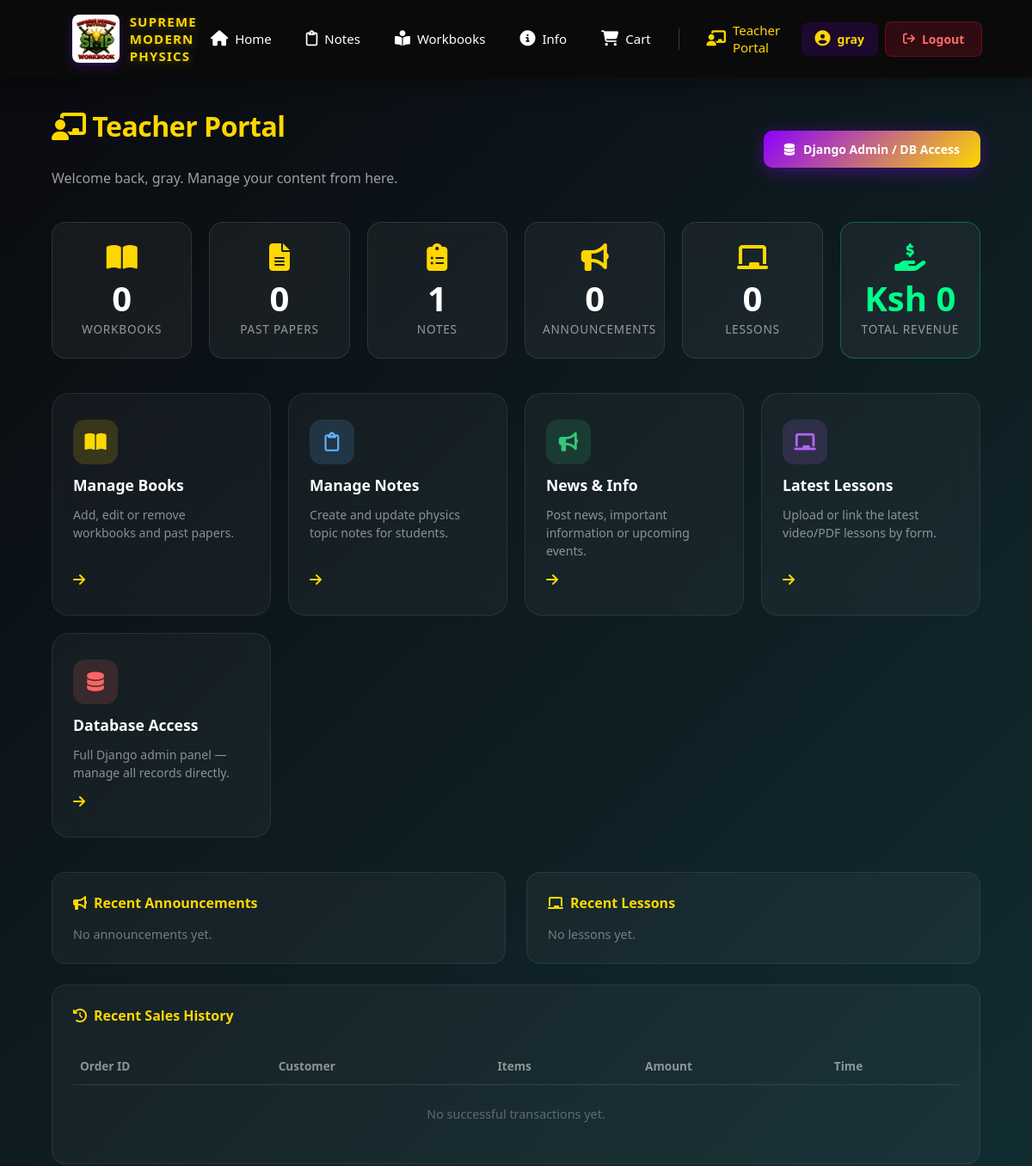
The page /teacher/ (signed in, upper part) on the database as committed earlier.
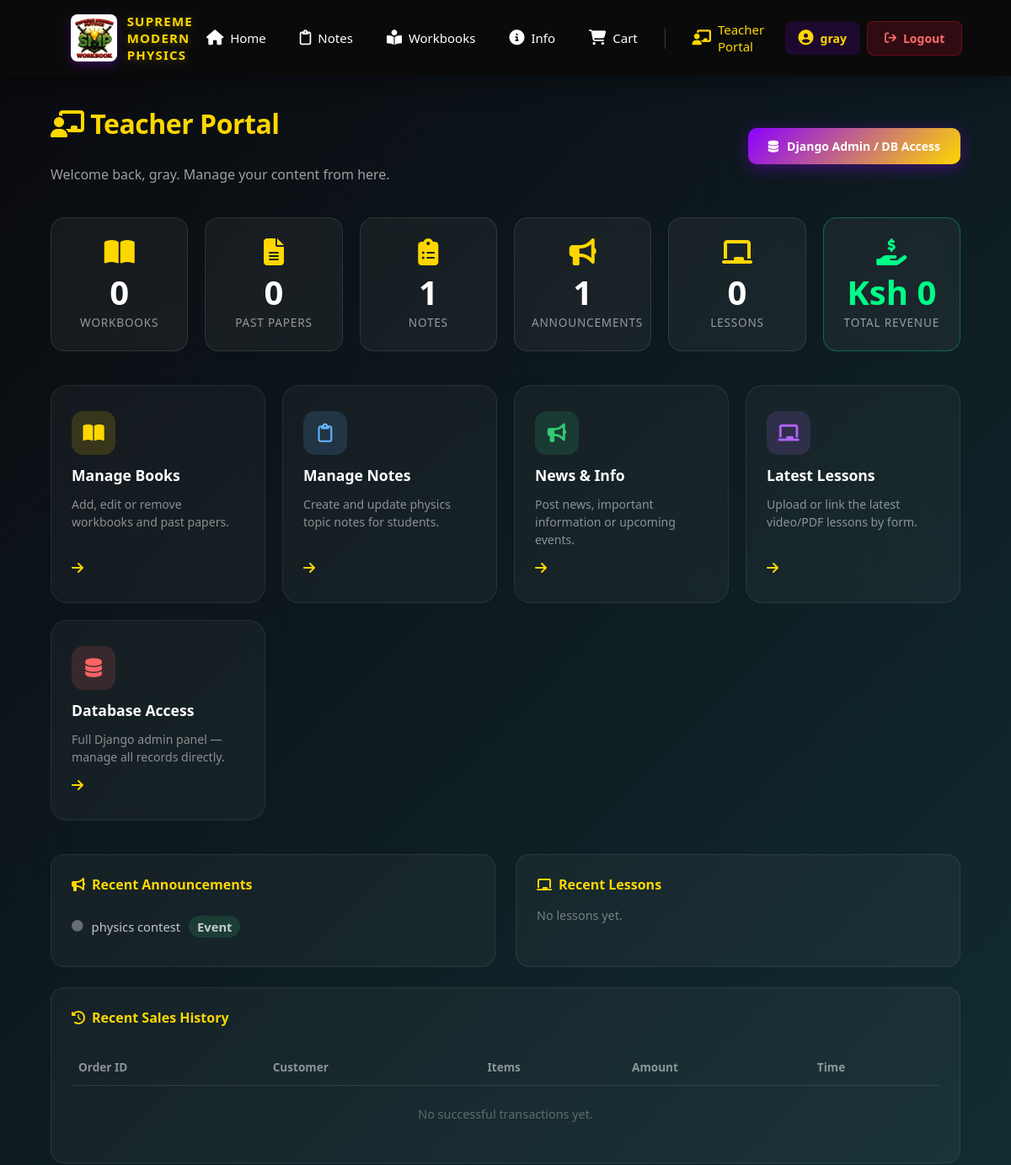
The same page on the database as committed later.
### teacher/models.py (models this page shows, shortened)
class Announcement(models.Model):
    CATEGORY_CHOICES = [
        ('news', 'News'),
        ('info', 'Info'),
        ('event', 'Event'),
    ]
    title = models.CharField(max_length=200)
    category = models.CharField(max_length=20, choices=CATEGORY_CHOICES, default='news')
    body = models.TextField()
    is_published = models.BooleanField(default=True)
    author = models.ForeignKey(User, on_delete=models.SET_NULL, null=True, blank=True)
    created_at = models.DateTimeField(auto_now_add=True)
    updated_at = models.DateTimeField(auto_now=True)
    class Meta:
        ordering = ['-created_at']

### teacher/views.py (the view)
# urls.py: path('', views.dashboard, name='dashboard'),
@login_required(login_url='accounts:login')
@user_passes_test(is_teacher_or_admin, login_url='accounts:login')
def dashboard(request):
    total_revenue = Order.objects.filter(status='completed').aggregate(Sum('total_amount'))['total_amount__sum'] or 0
    recent_transactions = Order.objects.filter(status='completed').order_by('-created_at')[:10]
    context = {
        'total_books': Resource.objects.filter(resource_type='workbook').count(),
        'total_past_papers': Resource.objects.filter(resource_type='past_paper').count(),
        'total_notes': Note.objects.count(),
        'total_announcements': Announcement.objects.count(),
        'total_lessons': Lesson.objects.count(),
        'total_revenue': total_revenue,
        'recent_announcements': Announcement.objects.all()[:5],
        'recent_lessons': Lesson.objects.all()[:5],
        'recent_transactions': recent_transactions,
    }
    return render(request, 'teacher/dashboard.html', context)

### teacher/views.py (called while the page is built)
def is_teacher_or_admin(user):
    return user.is_authenticated and user.is_superuser

### teacher/templates/teacher/dashboard.html (shortened to what the changed rows need)
{% extends 'base.html' %}
{% load static %}
{% block content %}
<div class="portal-wrapper">
    <div class="portal-header">
        <div>
            <h1><i class="fas fa-chalkboard-teacher"></i> Teacher Portal</h1>
        </div>
    </div>
    <div class="stats-row">
        <div class="stat-card glass-card animate-up delay-3">
            <i class="fas fa-bullhorn"></i>
            <div class="stat-number">{{ total_announcements }}</div>
            <div class="stat-label">Announcements</div>
        </div>
    </div>
    <div class="recent-section">
        <div class="recent-card animate-up delay-4">
            <h4><i class="fas fa-bullhorn"></i> Recent Announcements</h4>
            {% for ann in recent_announcements %}
            <div class="recent-item">
                <i class="fas fa-circle"></i>
                <span>{{ ann.title }}</span>
                <span class="badge-tag badge-{{ ann.category }}">{{ ann.get_category_display }}</span>
            </div>
            {% empty %}
            <p style="color:rgba(255,255,255,0.4);font-size:0.9rem;">No announcements yet.</p>
            {% endfor %}
        </div>
    </div>
    <div class="recent-card animate-up delay-5" style="margin-top: 24px;">
        <div style="overflow-x: auto;">
            <table style="width: 100%; border-collapse: collapse; margin-top: 10px;">
                <thead>
                    <tr style="text-align: left; color: rgba(255,255,255,0.5); font-size: 0.85rem; border-bottom: 1px solid rgba(255,255,255,0.1);">
                        <th style="padding: 12px 8px;">Order ID</th>
                        <th style="padding: 12px 8px;">Customer</th>
                        <th style="padding: 12px 8px;">Items</th>
                        <th style="padding: 12px 8px;">Amount</th>
                        <th style="padding: 12px 8px;">Time</th>
                    </tr>
                </thead>
            </table>
        </div>
    </div>
</div>
{% endblock %}

Rows that differ between the two databases and show on the page:
added Announcement: title "physics contest", category "Event"
Other text that changed with them:
{{ total_announcements }}: "0" → "1"
text no longer shown: "No announcements yet."
